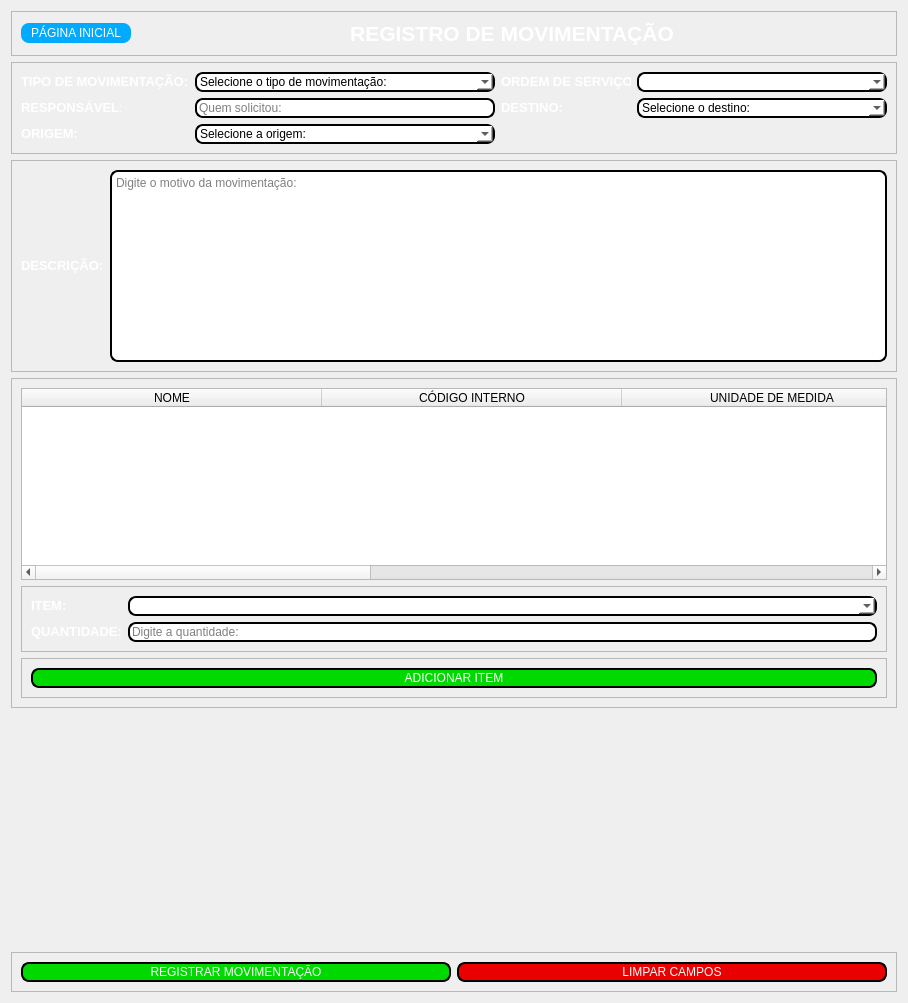
         <widget class="QWidget" name="page_11">
          <layout class="QVBoxLayout" name="verticalLayout_32">
           <item>
            <widget class="QFrame" name="frame_movimentacao_titulo">
             <property name="frameShape">
              <enum>QFrame::StyledPanel</enum>
             </property>
             <property name="frameShadow">
              <enum>QFrame::Raised</enum>
             </property>
             <layout class="QHBoxLayout" name="horizontalLayout_31">
              <item>
               <widget class="QPushButton" name="btn_movimentacao_pg_inicial">
                <property name="minimumSize">
                 <size>
                  <width>0</width>
                  <height>20</height>
                 </size>
                </property>
                <property name="maximumSize">
                 <size>
                  <width>200</width>
                  <height>16777215</height>
                 </size>
                </property>
                <property name="styleSheet">
                 <string notr="true">background-color: rgb(0, 170, 255);
color: rgb(255, 255, 255);
border-radius: 8px;
border: 0px;</string>
                </property>
                <property name="text">
                 <string>PÁGINA INICIAL</string>
                </property>
               </widget>
              </item>
              <item>
               <widget class="QLabel" name="lbl_movimentacao_titulo">
                <property name="minimumSize">
                 <size>
                  <width>750</width>
                  <height>0</height>
                 </size>
                </property>
                <property name="text">
                 <string>&lt;html&gt;&lt;head/&gt;&lt;body&gt;&lt;p align=&quot;center&quot;&gt;&lt;span style=&quot; font-size:16pt; font-weight:600; color:#ffffff;&quot;&gt;REGISTRO DE MOVIMENTAÇÃO&lt;/span&gt;&lt;/p&gt;&lt;/body&gt;&lt;/html&gt;</string>
                </property>
               </widget>
              </item>
             </layout>
            </widget>
           </item>
           <item>
            <widget class="QFrame" name="frame_movimentacao_info">
             <property name="minimumSize">
              <size>
               <width>0</width>
               <height>0</height>
              </size>
             </property>
             <property name="frameShape">
              <enum>QFrame::StyledPanel</enum>
             </property>
             <property name="frameShadow">
              <enum>QFrame::Raised</enum>
             </property>
             <layout class="QGridLayout" name="gridLayout_7">
              <item row="2" column="2">
               <widget class="QLabel" name="lbl_movimentacao_destino">
                <property name="minimumSize">
                 <size>
                  <width>80</width>
                  <height>0</height>
                 </size>
                </property>
                <property name="maximumSize">
                 <size>
                  <width>80</width>
                  <height>16777215</height>
                 </size>
                </property>
                <property name="text">
                 <string>&lt;html&gt;&lt;head/&gt;&lt;body&gt;&lt;p&gt;&lt;span style=&quot; font-size:10pt; font-weight:600; color:#ffffff;&quot;&gt;DESTINO:&lt;/span&gt;&lt;/p&gt;&lt;/body&gt;&lt;/html&gt;</string>
                </property>
               </widget>
              </item>
              <item row="0" column="3">
               <widget class="QComboBox" name="box_movimentacao_os">
                <property name="minimumSize">
                 <size>
                  <width>0</width>
                  <height>0</height>
                 </size>
                </property>
                <property name="maximumSize">
                 <size>
                  <width>450</width>
                  <height>16777215</height>
                 </size>
                </property>
                <property name="styleSheet">
                 <string notr="true">border-radius: 8px;
border:  2px solid black;
background-color: rgb(255, 255, 255);</string>
                </property>
               </widget>
              </item>
              <item row="3" column="0">
               <widget class="QLabel" name="lbl_movimentacao_origem">
                <property name="text">
                 <string>&lt;html&gt;&lt;head/&gt;&lt;body&gt;&lt;p&gt;&lt;span style=&quot; font-size:10pt; font-weight:600; color:#ffffff;&quot;&gt;ORIGEM:&lt;/span&gt;&lt;/p&gt;&lt;/body&gt;&lt;/html&gt;</string>
                </property>
               </widget>
              </item>
              <item row="0" column="0">
               <widget class="QLabel" name="lbl_movimentacao_tipo">
                <property name="text">
                 <string>&lt;html&gt;&lt;head/&gt;&lt;body&gt;&lt;p&gt;&lt;span style=&quot; font-size:10pt; font-weight:600; color:#ffffff;&quot;&gt;TIPO DE MOVIMENTAÇÃO:&lt;/span&gt;&lt;/p&gt;&lt;/body&gt;&lt;/html&gt;</string>
                </property>
               </widget>
              </item>
              <item row="0" column="1">
               <widget class="QComboBox" name="box_movimentacao_tipo">
                <property name="minimumSize">
                 <size>
                  <width>300</width>
                  <height>0</height>
                 </size>
                </property>
                <property name="maximumSize">
                 <size>
                  <width>16777215</width>
                  <height>16777215</height>
                 </size>
                </property>
                <property name="styleSheet">
                 <string notr="true">border-radius: 8px;
border:  2px solid black;
background-color: rgb(255, 255, 255);</string>
                </property>
                <item>
                 <property name="text">
                  <string>Selecione o tipo de movimentação:</string>
                 </property>
                </item>
                <item>
                 <property name="text">
                  <string>ENTRADA</string>
                 </property>
                </item>
                <item>
                 <property name="text">
                  <string>SAIDA</string>
                 </property>
                </item>
               </widget>
              </item>
              <item row="2" column="0">
               <widget class="QLabel" name="lbl_movimentacao_responsavel">
                <property name="maximumSize">
                 <size>
                  <width>100</width>
                  <height>16777215</height>
                 </size>
                </property>
                <property name="text">
                 <string>&lt;html&gt;&lt;head/&gt;&lt;body&gt;&lt;p&gt;&lt;span style=&quot; font-size:10pt; font-weight:600; color:#ffffff;&quot;&gt;RESPONSÁVEL:&lt;/span&gt;&lt;/p&gt;&lt;/body&gt;&lt;/html&gt;</string>
                </property>
               </widget>
              </item>
              <item row="0" column="2">
               <widget class="QLabel" name="lbl_movimentacao_os">
                <property name="minimumSize">
                 <size>
                  <width>120</width>
                  <height>0</height>
                 </size>
                </property>
                <property name="maximumSize">
                 <size>
                  <width>130</width>
                  <height>16777215</height>
                 </size>
                </property>
                <property name="text">
                 <string>&lt;html&gt;&lt;head/&gt;&lt;body&gt;&lt;p&gt;&lt;span style=&quot; font-size:10pt; font-weight:600; color:#ffffff;&quot;&gt;ORDEM DE SERVIÇO:&lt;/span&gt;&lt;/p&gt;&lt;/body&gt;&lt;/html&gt;</string>
                </property>
               </widget>
              </item>
              <item row="2" column="1">
               <widget class="QLineEdit" name="edit_movimentacao_responsavel">
                <property name="minimumSize">
                 <size>
                  <width>300</width>
                  <height>0</height>
                 </size>
                </property>
                <property name="maximumSize">
                 <size>
                  <width>16777215</width>
                  <height>16777215</height>
                 </size>
                </property>
                <property name="styleSheet">
                 <string notr="true">border-radius: 8px;
border:  2px solid black;
background-color: rgb(255, 255, 255);</string>
                </property>
                <property name="placeholderText">
                 <string>Quem solicitou:</string>
                </property>
               </widget>
              </item>
              <item row="2" column="3">
               <widget class="QComboBox" name="box_movimentacao_destino">
                <property name="minimumSize">
                 <size>
                  <width>250</width>
                  <height>0</height>
                 </size>
                </property>
                <property name="styleSheet">
                 <string notr="true">border-radius: 8px;
border:  2px solid black;
background-color: rgb(255, 255, 255);</string>
                </property>
                <item>
                 <property name="text">
                  <string>Selecione o destino:</string>
                 </property>
                </item>
                <item>
                 <property name="text">
                  <string>MECANICA</string>
                 </property>
                </item>
                <item>
                 <property name="text">
                  <string>FUNCIONARIO</string>
                 </property>
                </item>
                <item>
                 <property name="text">
                  <string>ESTOQUE</string>
                 </property>
                </item>
               </widget>
              </item>
              <item row="3" column="1">
               <widget class="QComboBox" name="box_movimentacao_origem">
                <property name="styleSheet">
                 <string notr="true">border-radius: 8px;
border:  2px solid black;
background-color: rgb(255, 255, 255);</string>
                </property>
                <item>
                 <property name="text">
                  <string>Selecione a origem:</string>
                 </property>
                </item>
                <item>
                 <property name="text">
                  <string>MECANICA</string>
                 </property>
                </item>
                <item>
                 <property name="text">
                  <string>FUNCIONARIO</string>
                 </property>
                </item>
                <item>
                 <property name="text">
                  <string>ESTOQUE</string>
                 </property>
                </item>
               </widget>
              </item>
             </layout>
            </widget>
           </item>
           <item>
            <widget class="QFrame" name="frame_movimentacao_descricao">
             <property name="minimumSize">
              <size>
               <width>0</width>
               <height>50</height>
              </size>
             </property>
             <property name="frameShape">
              <enum>QFrame::StyledPanel</enum>
             </property>
             <property name="frameShadow">
              <enum>QFrame::Raised</enum>
             </property>
             <layout class="QHBoxLayout" name="horizontalLayout_32">
              <item>
               <widget class="QLabel" name="lbl_movimentacao_descricao">
                <property name="text">
                 <string>&lt;html&gt;&lt;head/&gt;&lt;body&gt;&lt;p&gt;&lt;span style=&quot; font-size:10pt; font-weight:600; color:#ffffff;&quot;&gt;DESCRIÇÃO:&lt;/span&gt;&lt;/p&gt;&lt;/body&gt;&lt;/html&gt;</string>
                </property>
               </widget>
              </item>
              <item>
               <widget class="QTextBrowser" name="txt_movimentacao_descricao">
                <property name="styleSheet">
                 <string notr="true">border-radius: 8px;
border:  2px solid black;
background-color: rgb(255, 255, 255);</string>
                </property>
                <property name="readOnly">
                 <bool>false</bool>
                </property>
                <property name="placeholderText">
                 <string>Digite o motivo da movimentação:</string>
                </property>
               </widget>
              </item>
             </layout>
            </widget>
           </item>
           <item>
            <widget class="QFrame" name="frame_movimentacao_itens">
             <property name="frameShape">
              <enum>QFrame::StyledPanel</enum>
             </property>
             <property name="frameShadow">
              <enum>QFrame::Raised</enum>
             </property>
             <layout class="QVBoxLayout" name="verticalLayout_20">
              <item>
               <widget class="QTableWidget" name="table_movimentacao_itens">
                <property name="minimumSize">
                 <size>
                  <width>0</width>
                  <height>150</height>
                 </size>
                </property>
                <property name="styleSheet">
                 <string notr="true">QTableWidget::item {
	color: white;
}</string>
                </property>
                <attribute name="horizontalHeaderDefaultSectionSize">
                 <number>300</number>
                </attribute>
                <attribute name="horizontalHeaderStretchLastSection">
                 <bool>true</bool>
                </attribute>
                <column>
                 <property name="text">
                  <string>NOME</string>
                 </property>
                </column>
                <column>
                 <property name="text">
                  <string>CÓDIGO INTERNO</string>
                 </property>
                </column>
                <column>
                 <property name="text">
                  <string>UNIDADE DE MEDIDA</string>
                 </property>
                </column>
                <column>
                 <property name="text">
                  <string>QUANTIDADE</string>
                 </property>
                </column>
                <column>
                 <property name="text">
                  <string>ESTOQUE</string>
                 </property>
                </column>
               </widget>
              </item>
              <item>
               <widget class="QFrame" name="frame_movimentacao_itens_info">
                <property name="frameShape">
                 <enum>QFrame::StyledPanel</enum>
                </property>
                <property name="frameShadow">
                 <enum>QFrame::Raised</enum>
                </property>
                <layout class="QFormLayout" name="formLayout_2">
                 <item row="0" column="0">
                  <widget class="QLabel" name="lbl_movimentacao_itens_item">
                   <property name="text">
                    <string>&lt;html&gt;&lt;head/&gt;&lt;body&gt;&lt;p&gt;&lt;span style=&quot; font-size:10pt; font-weight:600; color:#ffffff;&quot;&gt;ITEM:&lt;/span&gt;&lt;/p&gt;&lt;/body&gt;&lt;/html&gt;</string>
                   </property>
                  </widget>
                 </item>
                 <item row="0" column="1">
                  <widget class="QComboBox" name="box_movimentacao_itens_item">
                   <property name="styleSheet">
                    <string notr="true">border-radius: 8px;
border:  2px solid black;
background-color: rgb(255, 255, 255);</string>
                   </property>
                  </widget>
                 </item>
                 <item row="2" column="1">
                  <widget class="QLineEdit" name="edit_movimentacao_itens_qntd">
                   <property name="styleSheet">
                    <string notr="true">border-radius: 8px;
border:  2px solid black;
background-color: rgb(255, 255, 255);</string>
                   </property>
                   <property name="placeholderText">
                    <string>Digite a quantidade:</string>
                   </property>
                  </widget>
                 </item>
                 <item row="2" column="0">
                  <widget class="QLabel" name="lbl_movimentacao_itens_qntd">
                   <property name="text">
                    <string>&lt;html&gt;&lt;head/&gt;&lt;body&gt;&lt;p&gt;&lt;span style=&quot; font-size:10pt; font-weight:600; color:#ffffff;&quot;&gt;QUANTIDADE:&lt;/span&gt;&lt;/p&gt;&lt;/body&gt;&lt;/html&gt;</string>
                   </property>
                  </widget>
                 </item>
                </layout>
               </widget>
              </item>
              <item>
               <widget class="QFrame" name="frame_movimentacao_itens_action">
                <property name="frameShape">
                 <enum>QFrame::StyledPanel</enum>
                </property>
                <property name="frameShadow">
                 <enum>QFrame::Raised</enum>
                </property>
                <layout class="QVBoxLayout" name="verticalLayout_21">
                 <item>
                  <widget class="QPushButton" name="btn_movimentacao_itens_add">
                   <property name="minimumSize">
                    <size>
                     <width>0</width>
                     <height>20</height>
                    </size>
                   </property>
                   <property name="styleSheet">
                    <string notr="true">color: rgb(255, 255, 255);
border-radius: 8px;
border: 2px solid black;
background-color: rgb(0, 217, 0);</string>
                   </property>
                   <property name="text">
                    <string>ADICIONAR ITEM</string>
                   </property>
                  </widget>
                 </item>
                </layout>
               </widget>
              </item>
             </layout>
            </widget>
           </item>
           <item>
            <spacer name="verticalSpacer_4">
             <property name="orientation">
              <enum>Qt::Vertical</enum>
             </property>
             <property name="sizeHint" stdset="0">
              <size>
               <width>20</width>
               <height>238</height>
              </size>
             </property>
            </spacer>
           </item>
           <item>
            <widget class="QFrame" name="frame_movimentacao_action">
             <property name="frameShape">
              <enum>QFrame::StyledPanel</enum>
             </property>
             <property name="frameShadow">
              <enum>QFrame::Raised</enum>
             </property>
             <layout class="QHBoxLayout" name="horizontalLayout_33">
              <item>
               <widget class="QPushButton" name="btn_movimentacao_registrar">
                <property name="minimumSize">
                 <size>
                  <width>0</width>
                  <height>20</height>
                 </size>
                </property>
                <property name="styleSheet">
                 <string notr="true">color: rgb(255, 255, 255);
border-radius: 8px;
border: 2px solid black;
background-color: rgb(0, 217, 0);</string>
                </property>
                <property name="text">
                 <string>REGISTRAR MOVIMENTAÇÃO</string>
                </property>
               </widget>
              </item>
              <item>
               <widget class="QPushButton" name="btn_movimentacao_limpar">
                <property name="minimumSize">
                 <size>
                  <width>0</width>
                  <height>20</height>
                 </size>
                </property>
                <property name="styleSheet">
                 <string notr="true">color: rgb(255, 255, 255);
border-radius: 8px;
border: 2px solid black;
background-color: rgb(234, 0, 0);</string>
                </property>
                <property name="text">
                 <string>LIMPAR CAMPOS</string>
                </property>
               </widget>
              </item>
             </layout>
            </widget>
           </item>
          </layout>
         </widget>
